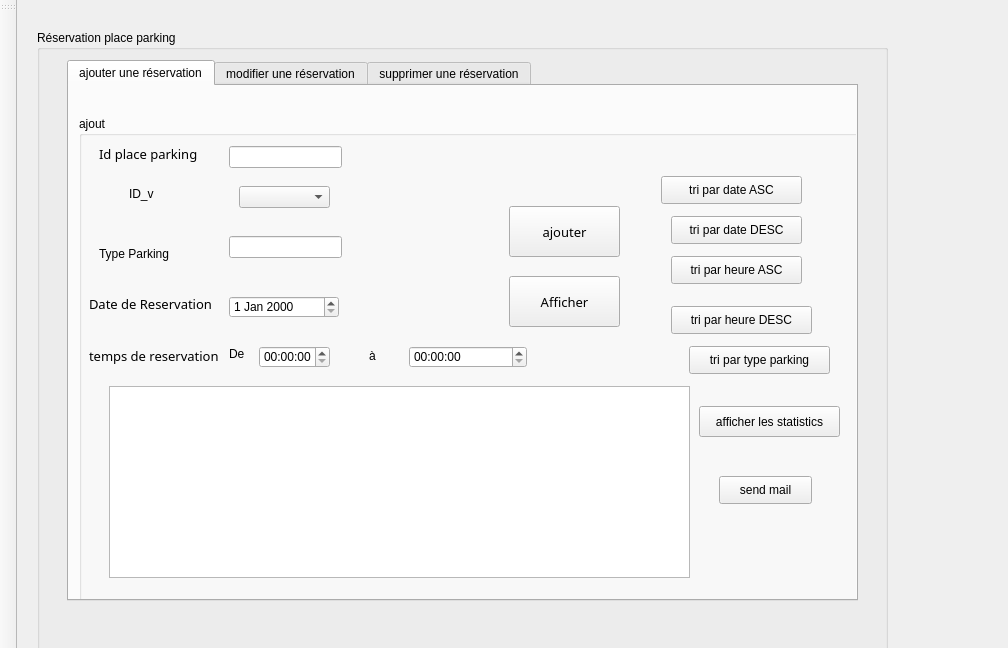
<?xml version="1.0" encoding="UTF-8"?>
<ui version="4.0">
 <class>MainWindow1</class>
 <widget class="QMainWindow" name="MainWindow1">
  <property name="geometry">
   <rect>
    <x>0</x>
    <y>0</y>
    <width>1008</width>
    <height>648</height>
   </rect>
  </property>
  <property name="windowTitle">
   <string>Gestion des Clients</string>
  </property>
  <widget class="QWidget" name="centralWidget">
   <widget class="QGroupBox" name="groupBox">
    <property name="geometry">
     <rect>
      <x>20</x>
      <y>30</y>
      <width>851</width>
      <height>631</height>
     </rect>
    </property>
    <property name="title">
     <string>Réservation place parking </string>
    </property>
    <widget class="QTabWidget" name="tabWidget">
     <property name="geometry">
      <rect>
       <x>30</x>
       <y>30</y>
       <width>791</width>
       <height>541</height>
      </rect>
     </property>
     <property name="currentIndex">
      <number>0</number>
     </property>
     <widget class="QWidget" name="tab">
      <attribute name="title">
       <string>ajouter une réservation</string>
      </attribute>
      <widget class="QGroupBox" name="groupBox_2">
       <property name="geometry">
        <rect>
         <x>10</x>
         <y>30</y>
         <width>831</width>
         <height>491</height>
        </rect>
       </property>
       <property name="title">
        <string>ajout</string>
       </property>
       <widget class="QLabel" name="le_id_2">
        <property name="geometry">
         <rect>
          <x>20</x>
          <y>30</y>
          <width>111</width>
          <height>16</height>
         </rect>
        </property>
        <property name="font">
         <font>
          <family>Perpetua</family>
          <pointsize>10</pointsize>
         </font>
        </property>
        <property name="text">
         <string>Id place parking</string>
        </property>
       </widget>
       <widget class="QLineEdit" name="le_id">
        <property name="geometry">
         <rect>
          <x>150</x>
          <y>30</y>
          <width>113</width>
          <height>22</height>
         </rect>
        </property>
       </widget>
       <widget class="QLabel" name="label_2">
        <property name="geometry">
         <rect>
          <x>50</x>
          <y>70</y>
          <width>56</width>
          <height>16</height>
         </rect>
        </property>
        <property name="text">
         <string>ID_v</string>
        </property>
       </widget>
       <widget class="QLabel" name="label">
        <property name="geometry">
         <rect>
          <x>20</x>
          <y>130</y>
          <width>111</width>
          <height>16</height>
         </rect>
        </property>
        <property name="text">
         <string>Type Parking</string>
        </property>
       </widget>
       <widget class="QLineEdit" name="type_parking">
        <property name="geometry">
         <rect>
          <x>150</x>
          <y>120</y>
          <width>113</width>
          <height>22</height>
         </rect>
        </property>
       </widget>
       <widget class="QLabel" name="label_5">
        <property name="geometry">
         <rect>
          <x>10</x>
          <y>180</y>
          <width>131</width>
          <height>16</height>
         </rect>
        </property>
        <property name="font">
         <font>
          <family>Perpetua</family>
          <pointsize>10</pointsize>
         </font>
        </property>
        <property name="text">
         <string>Date de Reservation</string>
        </property>
       </widget>
       <widget class="QDateEdit" name="date">
        <property name="geometry">
         <rect>
          <x>150</x>
          <y>180</y>
          <width>110</width>
          <height>22</height>
         </rect>
        </property>
       </widget>
       <widget class="QLabel" name="label_6">
        <property name="geometry">
         <rect>
          <x>10</x>
          <y>230</y>
          <width>141</width>
          <height>20</height>
         </rect>
        </property>
        <property name="font">
         <font>
          <family>Perpetua</family>
          <pointsize>10</pointsize>
         </font>
        </property>
        <property name="text">
         <string>temps de reservation</string>
        </property>
       </widget>
       <widget class="QLabel" name="label_7">
        <property name="geometry">
         <rect>
          <x>150</x>
          <y>230</y>
          <width>56</width>
          <height>16</height>
         </rect>
        </property>
        <property name="text">
         <string>De</string>
        </property>
       </widget>
       <widget class="QTimeEdit" name="heure">
        <property name="geometry">
         <rect>
          <x>180</x>
          <y>230</y>
          <width>71</width>
          <height>22</height>
         </rect>
        </property>
       </widget>
       <widget class="QTimeEdit" name="heure_2">
        <property name="geometry">
         <rect>
          <x>330</x>
          <y>230</y>
          <width>118</width>
          <height>22</height>
         </rect>
        </property>
       </widget>
       <widget class="QLabel" name="label_8">
        <property name="geometry">
         <rect>
          <x>290</x>
          <y>230</y>
          <width>51</width>
          <height>20</height>
         </rect>
        </property>
        <property name="text">
         <string>à</string>
        </property>
       </widget>
       <widget class="QPushButton" name="ajouter">
        <property name="geometry">
         <rect>
          <x>430</x>
          <y>90</y>
          <width>111</width>
          <height>51</height>
         </rect>
        </property>
        <property name="font">
         <font>
          <family>Perpetua</family>
          <pointsize>10</pointsize>
         </font>
        </property>
        <property name="text">
         <string>ajouter</string>
        </property>
       </widget>
       <widget class="QTableView" name="tab_reservation">
        <property name="geometry">
         <rect>
          <x>30</x>
          <y>270</y>
          <width>581</width>
          <height>192</height>
         </rect>
        </property>
       </widget>
       <widget class="QPushButton" name="btn_afficher">
        <property name="geometry">
         <rect>
          <x>430</x>
          <y>160</y>
          <width>111</width>
          <height>51</height>
         </rect>
        </property>
        <property name="font">
         <font>
          <family>Perpetua</family>
          <pointsize>10</pointsize>
         </font>
        </property>
        <property name="text">
         <string>Afficher</string>
        </property>
       </widget>
       <widget class="QComboBox" name="comboBox_id">
        <property name="geometry">
         <rect>
          <x>160</x>
          <y>70</y>
          <width>91</width>
          <height>22</height>
         </rect>
        </property>
       </widget>
       <widget class="QPushButton" name="tri_type">
        <property name="geometry">
         <rect>
          <x>610</x>
          <y>230</y>
          <width>141</width>
          <height>28</height>
         </rect>
        </property>
        <property name="text">
         <string>tri par type parking</string>
        </property>
       </widget>
       <widget class="QPushButton" name="tri_date_ASC">
        <property name="geometry">
         <rect>
          <x>582</x>
          <y>60</y>
          <width>141</width>
          <height>28</height>
         </rect>
        </property>
        <property name="text">
         <string>tri par date ASC</string>
        </property>
       </widget>
       <widget class="QPushButton" name="tri_date_DESC">
        <property name="geometry">
         <rect>
          <x>592</x>
          <y>100</y>
          <width>131</width>
          <height>28</height>
         </rect>
        </property>
        <property name="text">
         <string>tri par date DESC</string>
        </property>
       </widget>
       <widget class="QPushButton" name="tri_heure_ASC">
        <property name="geometry">
         <rect>
          <x>592</x>
          <y>140</y>
          <width>131</width>
          <height>28</height>
         </rect>
        </property>
        <property name="text">
         <string>tri par heure ASC</string>
        </property>
       </widget>
       <widget class="QPushButton" name="tri_heure_DESC">
        <property name="geometry">
         <rect>
          <x>592</x>
          <y>190</y>
          <width>141</width>
          <height>28</height>
         </rect>
        </property>
        <property name="text">
         <string>tri par heure DESC</string>
        </property>
       </widget>
       <widget class="QPushButton" name="pb_stat">
        <property name="geometry">
         <rect>
          <x>620</x>
          <y>290</y>
          <width>141</width>
          <height>31</height>
         </rect>
        </property>
        <property name="text">
         <string>afficher les statistics</string>
        </property>
       </widget>
       <widget class="QPushButton" name="mailing">
        <property name="geometry">
         <rect>
          <x>640</x>
          <y>360</y>
          <width>93</width>
          <height>28</height>
         </rect>
        </property>
        <property name="text">
         <string>send mail</string>
        </property>
       </widget>
      </widget>
     </widget>
     <widget class="QWidget" name="tab_3">
      <attribute name="title">
       <string>modifier une réservation</string>
      </attribute>
      <widget class="QGroupBox" name="groupBox_3">
       <property name="geometry">
        <rect>
         <x>70</x>
         <y>30</y>
         <width>441</width>
         <height>331</height>
        </rect>
       </property>
       <property name="title">
        <string>modifier</string>
       </property>
       <widget class="QLabel" name="label_3">
        <property name="geometry">
         <rect>
          <x>30</x>
          <y>80</y>
          <width>56</width>
          <height>16</height>
         </rect>
        </property>
        <property name="text">
         <string>date</string>
        </property>
       </widget>
       <widget class="QPushButton" name="modifier">
        <property name="geometry">
         <rect>
          <x>180</x>
          <y>240</y>
          <width>171</width>
          <height>61</height>
         </rect>
        </property>
        <property name="text">
         <string>modifier</string>
        </property>
       </widget>
       <widget class="QLabel" name="label_9">
        <property name="geometry">
         <rect>
          <x>30</x>
          <y>50</y>
          <width>56</width>
          <height>16</height>
         </rect>
        </property>
        <property name="text">
         <string>id</string>
        </property>
       </widget>
       <widget class="QLineEdit" name="le_id_3">
        <property name="geometry">
         <rect>
          <x>100</x>
          <y>50</y>
          <width>113</width>
          <height>22</height>
         </rect>
        </property>
       </widget>
       <widget class="QLineEdit" name="heure_3">
        <property name="geometry">
         <rect>
          <x>100</x>
          <y>120</y>
          <width>111</width>
          <height>22</height>
         </rect>
        </property>
       </widget>
       <widget class="QLineEdit" name="type_parking_2">
        <property name="geometry">
         <rect>
          <x>120</x>
          <y>160</y>
          <width>111</width>
          <height>22</height>
         </rect>
        </property>
       </widget>
       <widget class="QLabel" name="label_10">
        <property name="geometry">
         <rect>
          <x>35</x>
          <y>120</y>
          <width>51</width>
          <height>20</height>
         </rect>
        </property>
        <property name="text">
         <string>heure</string>
        </property>
       </widget>
       <widget class="QLabel" name="label_11">
        <property name="geometry">
         <rect>
          <x>30</x>
          <y>160</y>
          <width>81</width>
          <height>16</height>
         </rect>
        </property>
        <property name="text">
         <string>type_parking</string>
        </property>
       </widget>
       <widget class="QLabel" name="label_12">
        <property name="geometry">
         <rect>
          <x>40</x>
          <y>190</y>
          <width>56</width>
          <height>16</height>
         </rect>
        </property>
        <property name="text">
         <string>id_v</string>
        </property>
       </widget>
       <widget class="QComboBox" name="combobox_id">
        <property name="geometry">
         <rect>
          <x>120</x>
          <y>200</y>
          <width>111</width>
          <height>22</height>
         </rect>
        </property>
       </widget>
       <widget class="QDateEdit" name="date_2">
        <property name="geometry">
         <rect>
          <x>100</x>
          <y>90</y>
          <width>110</width>
          <height>22</height>
         </rect>
        </property>
       </widget>
      </widget>
     </widget>
     <widget class="QWidget" name="tab_2">
      <attribute name="title">
       <string>supprimer une réservation</string>
      </attribute>
      <widget class="QGroupBox" name="groupBox_4">
       <property name="geometry">
        <rect>
         <x>30</x>
         <y>60</y>
         <width>291</width>
         <height>201</height>
        </rect>
       </property>
       <property name="title">
        <string>supprimer</string>
       </property>
       <widget class="QLabel" name="label_4">
        <property name="geometry">
         <rect>
          <x>20</x>
          <y>60</y>
          <width>56</width>
          <height>16</height>
         </rect>
        </property>
        <property name="text">
         <string>id</string>
        </property>
       </widget>
       <widget class="QLineEdit" name="le_id_supp">
        <property name="geometry">
         <rect>
          <x>92</x>
          <y>60</y>
          <width>131</width>
          <height>22</height>
         </rect>
        </property>
       </widget>
       <widget class="QPushButton" name="supprimer">
        <property name="geometry">
         <rect>
          <x>80</x>
          <y>120</y>
          <width>93</width>
          <height>31</height>
         </rect>
        </property>
        <property name="text">
         <string>supprimer</string>
        </property>
       </widget>
      </widget>
     </widget>
    </widget>
   </widget>
  </widget>
  <widget class="QToolBar" name="mainToolBar">
   <attribute name="toolBarArea">
    <enum>LeftToolBarArea</enum>
   </attribute>
   <attribute name="toolBarBreak">
    <bool>false</bool>
   </attribute>
  </widget>
 </widget>
 <layoutdefault spacing="6" margin="11"/>
 <resources/>
 <connections/>
</ui>
